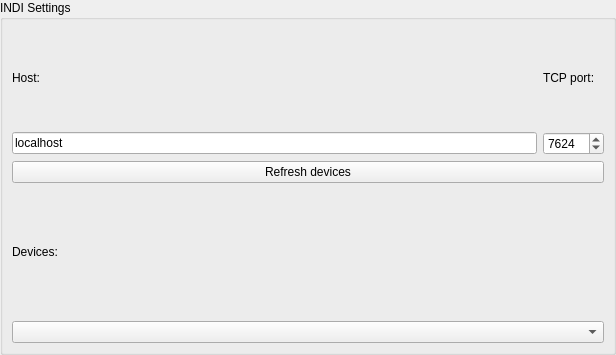
<?xml version="1.0" encoding="UTF-8"?>
<ui version="4.0">
 <class>TelescopeClientINDIUI</class>
 <widget class="QWidget" name="TelescopeClientINDIUI">
  <property name="geometry">
   <rect>
    <x>0</x>
    <y>0</y>
    <width>616</width>
    <height>355</height>
   </rect>
  </property>
  <property name="windowTitle">
   <string>Form</string>
  </property>
  <layout class="QVBoxLayout" name="verticalLayout">
   <property name="spacing">
    <number>0</number>
   </property>
   <property name="leftMargin">
    <number>0</number>
   </property>
   <property name="topMargin">
    <number>0</number>
   </property>
   <property name="rightMargin">
    <number>0</number>
   </property>
   <property name="bottomMargin">
    <number>0</number>
   </property>
   <item>
    <widget class="QGroupBox" name="groupBox">
     <property name="title">
      <string>INDI Settings</string>
     </property>
     <layout class="QVBoxLayout" name="verticalLayout_2">
      <item>
       <layout class="QGridLayout" name="serverSettings">
        <item row="0" column="1">
         <widget class="QLabel" name="labelTCPPort">
          <property name="enabled">
           <bool>true</bool>
          </property>
          <property name="text">
           <string>TCP port:</string>
          </property>
         </widget>
        </item>
        <item row="1" column="1">
         <widget class="QSpinBox" name="spinBoxTCPPort">
          <property name="sizePolicy">
           <sizepolicy hsizetype="Preferred" vsizetype="Fixed">
            <horstretch>0</horstretch>
            <verstretch>0</verstretch>
           </sizepolicy>
          </property>
          <property name="minimum">
           <number>1024</number>
          </property>
          <property name="maximum">
           <number>65535</number>
          </property>
          <property name="value">
           <number>7624</number>
          </property>
         </widget>
        </item>
        <item row="1" column="0">
         <widget class="QLineEdit" name="lineEditHostName">
          <property name="enabled">
           <bool>true</bool>
          </property>
          <property name="toolTip">
           <string>Host name or IPv4 address of the machine that hosts the telescope server</string>
          </property>
          <property name="text">
           <string notr="true">localhost</string>
          </property>
          <property name="maxLength">
           <number>255</number>
          </property>
         </widget>
        </item>
        <item row="0" column="0">
         <widget class="QLabel" name="labelHost">
          <property name="enabled">
           <bool>true</bool>
          </property>
          <property name="text">
           <string>Host:</string>
          </property>
         </widget>
        </item>
       </layout>
      </item>
      <item>
       <widget class="QPushButton" name="connectButton">
        <property name="text">
         <string>Refresh devices</string>
        </property>
        <property name="checkable">
         <bool>true</bool>
        </property>
        <property name="checked">
         <bool>false</bool>
        </property>
       </widget>
      </item>
      <item>
       <widget class="QLabel" name="label">
        <property name="text">
         <string>Devices:</string>
        </property>
       </widget>
      </item>
      <item>
       <widget class="QComboBox" name="devicesComboBox"/>
      </item>
     </layout>
    </widget>
   </item>
  </layout>
 </widget>
 <resources/>
 <connections/>
</ui>
